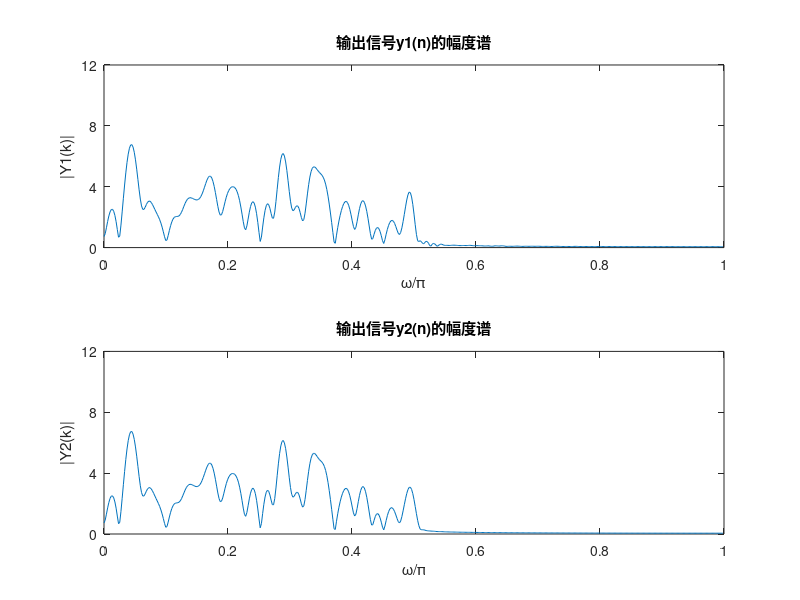

The MATLAB script that drew this image:
clear;
clc;

wc=0.5*pi;
N=200;
n=0:N-1;
x=rand(1,N)-0.5;%产生随机信号序列
h1=fir1(N-1,wc/pi,boxcar(N));%矩形窗
y1=filter(h1,1,x);%滤波得到输出信号
[Y1,w1]=freqz(y1);%得到频率响应Y1
h2=fir1(N-1,wc/pi);%默认为汉明窗
y2=filter(h2,1,x);%滤波得到输出信号
[Y2,w2]=freqz(y2);%得到频率响应Y2

figure;
subplot(2,1,1);
plot(w1/pi,abs(Y1));
axis([0 1 0 12]);
set(gca,'ytick',0:4:12);
xlabel('\omega/\pi');ylabel('|Y1(k)|');title('输出信号y1(n)的幅度谱');

subplot(2,1,2);
plot(w2/pi,abs(Y2));
axis([0 1 0 12]);
set(gca,'ytick',0:4:12);
xlabel('\omega/\pi');ylabel('|Y2(k)|');title('输出信号y2(n)的幅度谱');